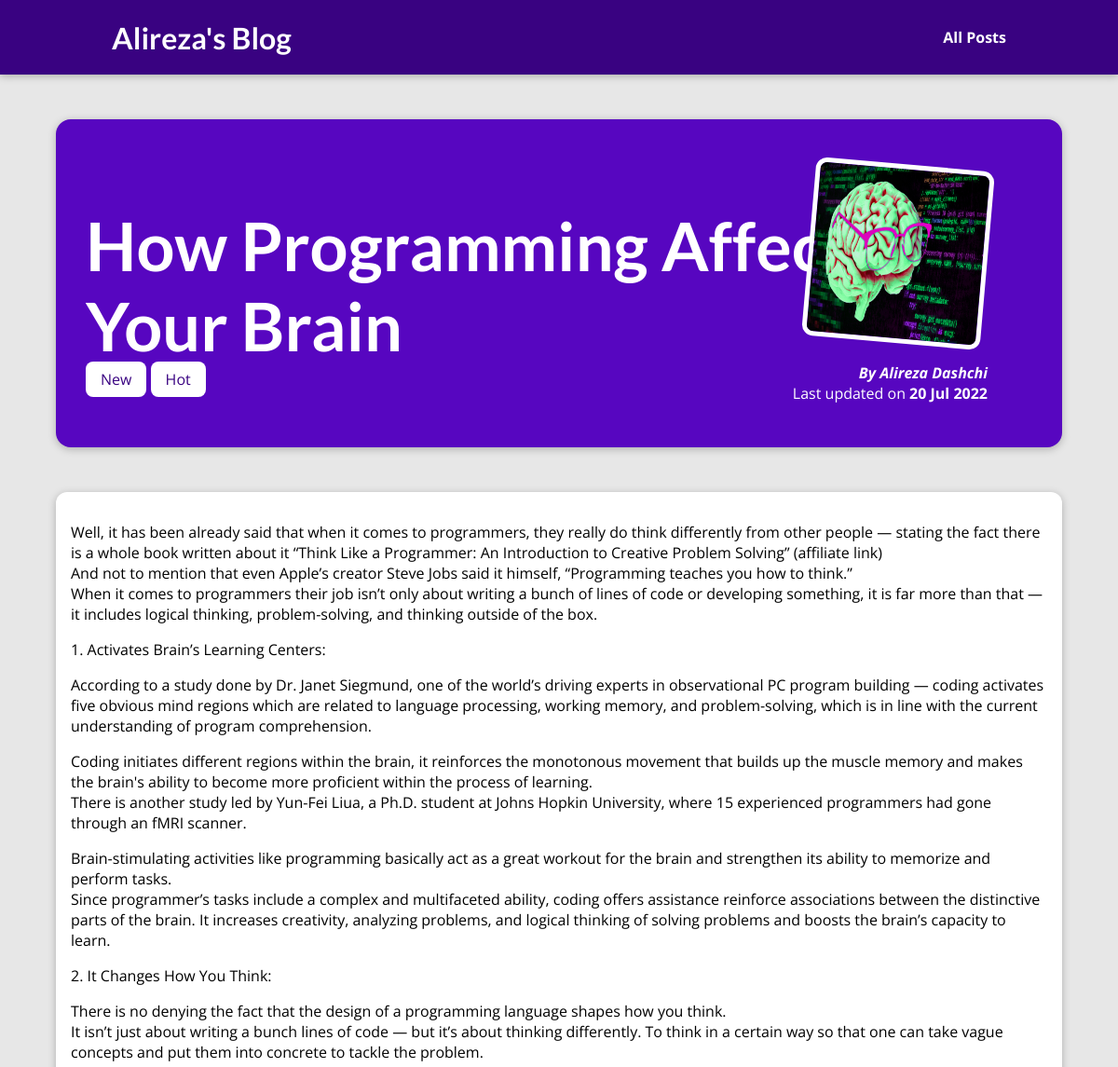
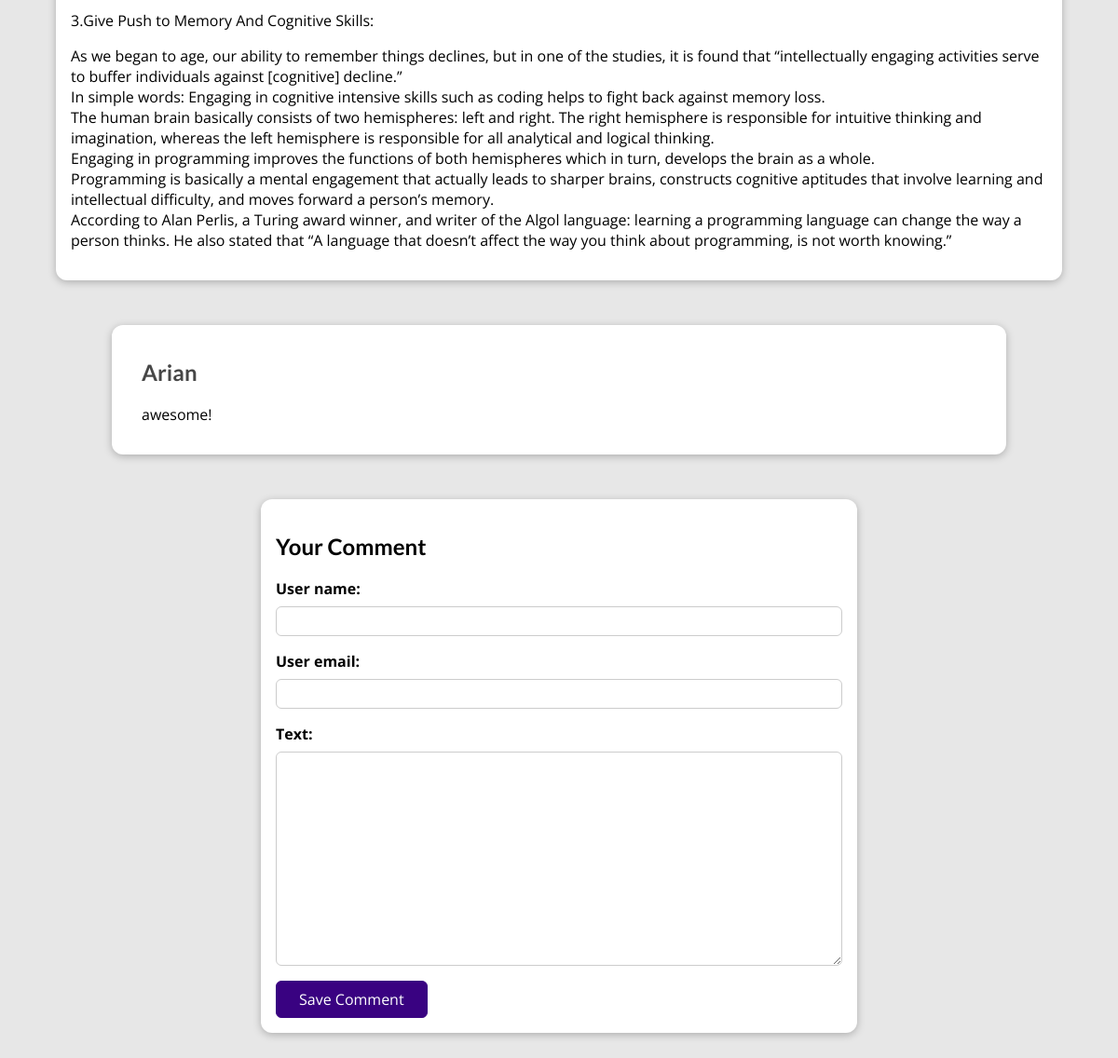
The app's page /posts/how-programming-affects-your-brain with its own data (2 pictures, top to bottom).
### blog/models.py (models this page shows, shortened)
class Post(models.Model):
    title      = models.CharField(max_length=150)
    excerpt    = models.CharField(max_length=200)
    image      = models.ImageField(upload_to="posts", null=True)
    date       = models.DateField(auto_now=True)
    slug       = models.SlugField(unique=True, db_index=True)
    content    = models.TextField(validators=[MinLengthValidator(10)])
    author     = models.ForeignKey(
        Author, on_delete=models.SET_NULL, null=True, related_name="posts")
    tags = models.ManyToManyField(Tag, related_name="tags")

class Tag(models.Model):
    caption = models.CharField(max_length=20)

class Author(models.Model):
    first_name    = models.CharField(max_length=100)
    last_name     = models.CharField(max_length=100)
    email_address = models.EmailField()
    def full_name(self):
        return f"{self.first_name} {self.last_name}"
    def __str__(self):
        return self.full_name()

class Comment(models.Model):
    user_name = models.CharField(max_length=120)
    user_email = models.EmailField()
    text = models.TextField(max_length=400)
    post = models.ForeignKey(Post, on_delete=models.CASCADE, related_name= "comments")

### blog/views.py (the view, shortened to what this page needs)
# urls.py: path("posts/<slug:slug>", views.SinglePostView.as_view(),
class SinglePostView(View):
    def get(self, request, slug):
        post    = Post.objects.get(slug=slug)
        comments = post.comments.all().order_by("-id")
        context = {
            "post" : post,
            "post_tags" : post.tags.all(),
            "comment_form": CommentForm(),
            "comments": comments
        }
        return render(request,"blog/post-detail.html",context)

### blog/forms.py
class CommentForm(forms.ModelForm):
    class Meta:
        model = Comment
        fields = ["user_name", "user_email", "text"]
        label = {
            "user_name":"your name",
            "user_email":"your email",
            "text":"your comment",
        }

### blog/templates/blog/post-detail.html (shortened to what this page needs)
{% extends "base.html" %}
{% load static %}
{% block css_files %}
<link rel="stylesheet" href="{% static "blog/post-detail.css" %}" />
{% endblock %}
{% block content %}
<section id="summary">
  <h2>{{ post.title }}</h2>
  <div>
    {% for tag in post_tags %}
      <span class="tag">{{ tag.caption }}</span>
    {% endfor %}
  </div>
  <article>
    <img src="{{ post.image.url }}" alt="{{ post.title }}" />
    <address>By <a href="mailto:{{ post.author.email_address }}">{{ post.author }}</a></address>
    <div>Last updated on <time>{{ post.date|date:"d M Y" }}</time></div>
  </article>
</section>
<main>
  {{ post.content|linebreaks }}
</main>
<section id="comments">
  <ul>
    {% for comment in comments %}
      <li>
        <h2>{{ comment.user_name }}</h2>
        <p>{{ comment.text|linebreaks }}</p>
      </li>
    {% endfor %}
  </ul>
</section>
<section id="comment-form">
  <h2>Your Comment</h2>
  <form action="{% url "post-detail-page" post.slug %}" method="POST">
    {% for form_field in comment_form %}
      <div class="form-control {% if form_field.errors %}invalid{% endif %}">
        {{ form_field.label_tag }}
        {{ form_field }}
      </div>
    {% endfor %}
    <button>Save Comment</button>
  </form>
</section>
{% endblock %}

### static/app.css (style rules this page uses)
* { box-sizing: border-box; }
html { font-family: 'Open Sans', 'Lato', sans-serif; }
body { margin: 0; }
h1, h2, h3 { font-family: 'Lato', sans-serif; font-weight: bold; }

### blog/static/blog/post-detail.css (style rules this page uses)
body { background-color: #e7e7e7; }
#summary { margin: 8rem auto 3rem auto; padding: 2rem; width: 90%; max-width: 90rem; border-radius: 16px; background-color: #5706c0; position: relative; box-shadow: 0 2px 8px rgba(0, 0, 0, 0.25); height: 22rem; }
#summary h2 { color: white; font-size: 4.5rem; margin-bottom: 0.25rem; }
#summary article { position: absolute; top: 2rem; right: 3rem; padding: 1rem 2rem; border-radius: 12px; text-align: right; color: white; }
#summary article img { width: 12rem; height: 12rem; border-radius: 12px; transform: rotateZ(5deg); border: 5px solid white; margin-bottom: 1rem; }
#summary address { font-weight: bold; }
#summary a { color: white; text-decoration: none; }
#summary time { font-weight: bold; }
main { width: 90%; max-width: 90rem; margin: 3rem auto; background-color: white; padding: 1rem; border-radius: 12px; box-shadow: 0 2px 8px rgba(0, 0, 0, 0.25); }
.tag { background-color: white; color: #390281; padding: 0.5rem 1rem; border-radius: 8px; }
#comment-form { margin: 3rem auto; width: 90%; max-width: 40rem; border-radius: 12px; background-color: white; box-shadow: 0 2px 8px rgba(0, 0, 0, 0.25); padding: 1rem; }
#comment-form button { font: inherit; background-color: #390281; color: white; border: 1px solid #390281; padding: 0.5rem 1.5rem; border-radius: 6px; cursor: pointer; }
.form-control { margin-bottom: 1rem; }
.form-control label { font-weight: bold; margin-bottom: 0.5rem; display: block; }
.form-control input, .form-control textarea { display: block; width: 100%; font: inherit; padding: 0.25rem; border-radius: 6px; border: 1px solid #ccc; }
#comments { margin: 3rem auto; width: 90%; max-width: 60rem; border-radius: 12px; background-color: white; box-shadow: 0 2px 8px rgba(0, 0, 0, 0.25); padding: 1rem 2rem; }
#comments ul { list-style: none; margin: 0; padding: 0; }
#comments li { margin-bottom: 1rem; border-bottom: 2px solid #ccc; }
#comments li:last-of-type { border-bottom: none; }
#comments h2 { color: #464646; }

### records on screen
Post: title "How Programming Affects Your Brain", image (picture), author "Alireza Dashchi", date "20 Jul 2022", content "Well, it has been already said that when it comes to programmers, they really do think differently from other people — stating the fact there is a whole book written about it “Think Like a Programmer: An Introduction to Creative Problem Solving” (affiliate link) And not to mention that even Apple’s creator Steve Jobs said it himself, “Programming teaches you how to think.” When it comes to programmers their job isn’t only about writing a bunch of lines of code or developing something, it is far more than that — it includes logical thinking, problem-solving, and thinking outside of the box. 1. Activates Brain’s Learning Centers: According to a study done by Dr. Janet Siegmund, one of the…"
Tag: caption "New"
Tag: caption "Hot"
Comment: user_name "Arian", text "awesome!"
